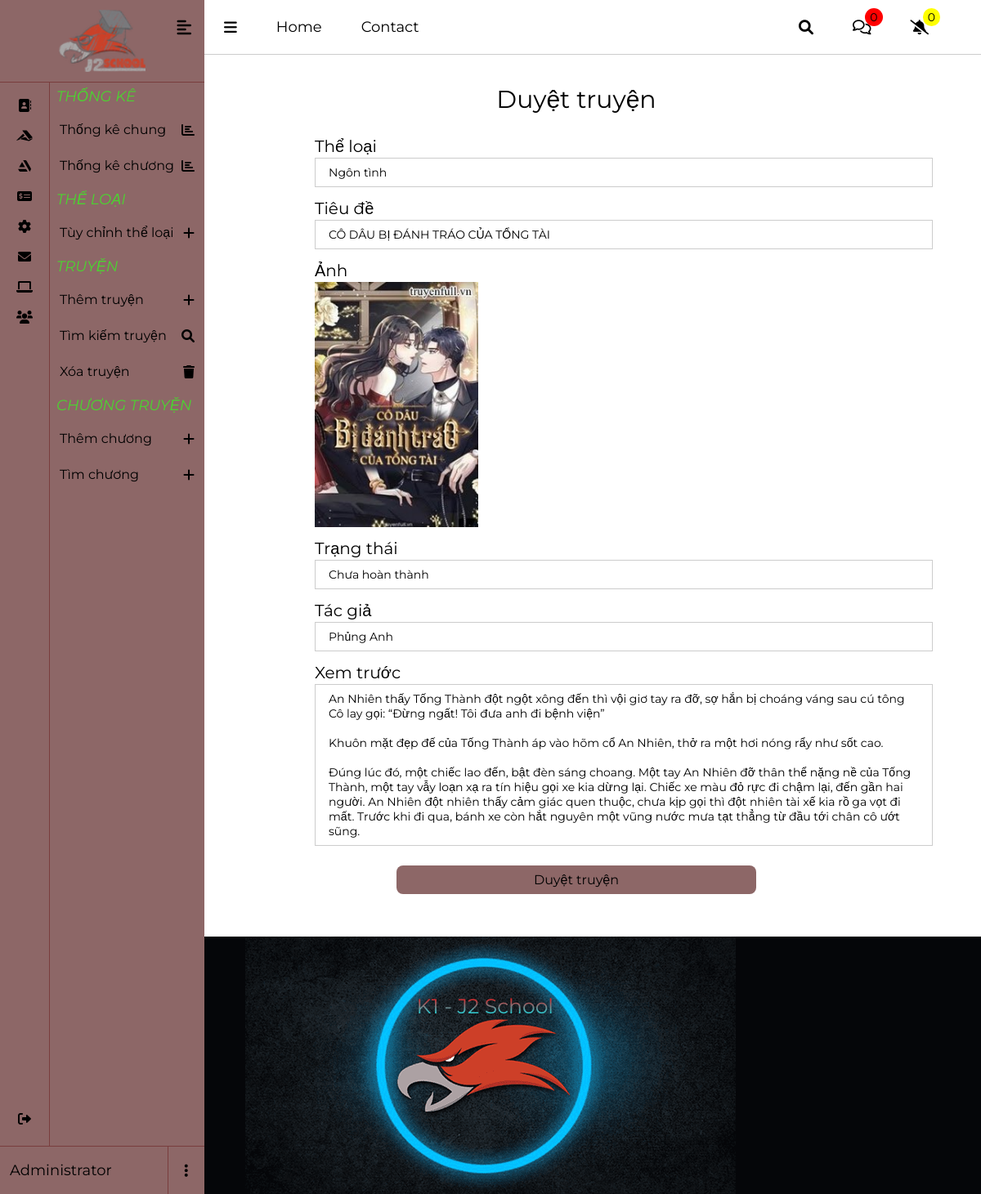
Before: /admin/novel/view.php?id=20 with the older database file.
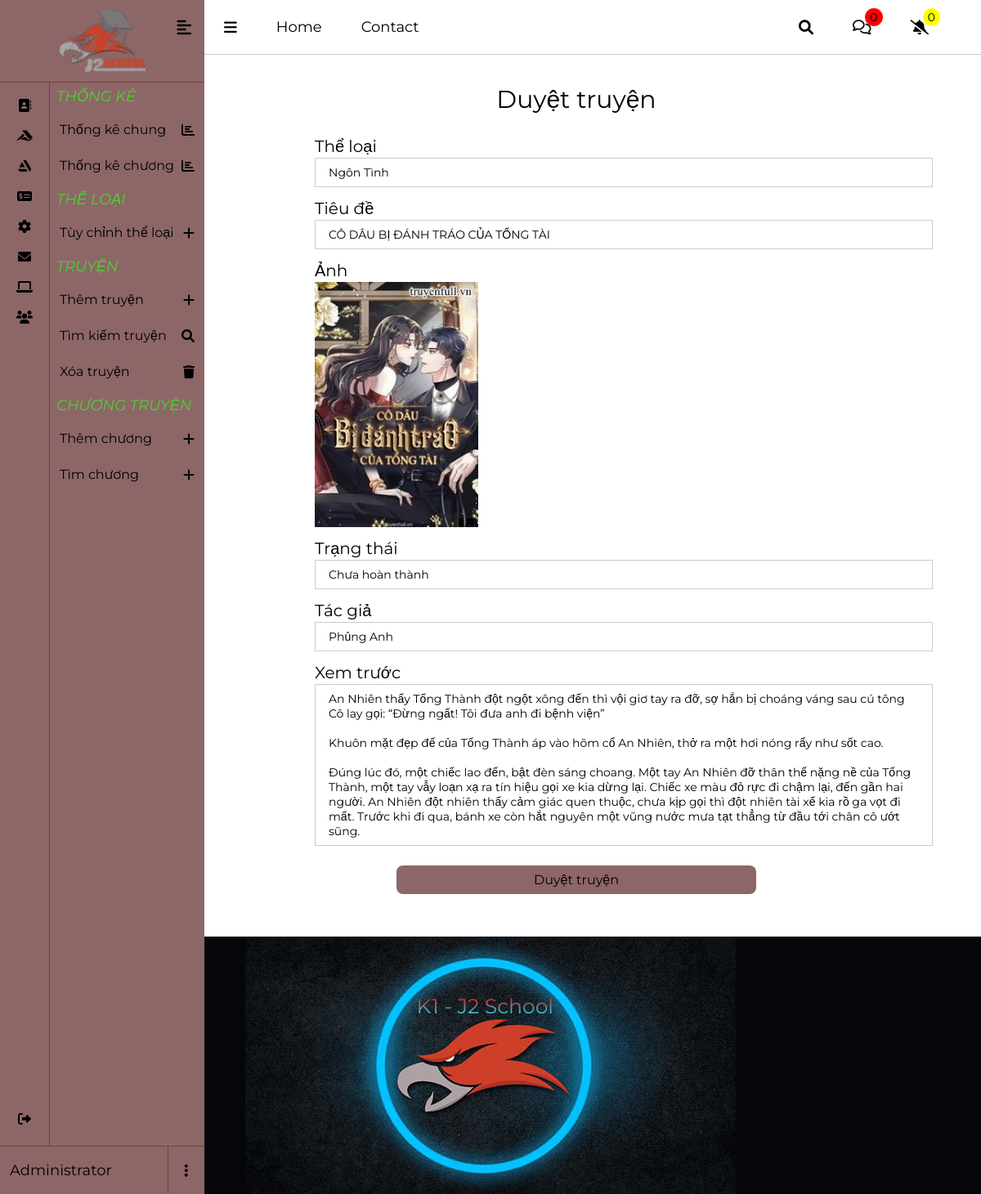
After: the same page with the newer database file.
### tables this page shows
CREATE TABLE IF NOT EXISTS `categories` (
  `id` int(11) NOT NULL AUTO_INCREMENT,
  `category_name` varchar(255) NOT NULL,
  PRIMARY KEY (`id`),
  UNIQUE KEY `category_name` (`category_name`)
);

### admin/novel/view.php (the view, shortened to what this page needs)
<?php
    require_once("../../connect.php");
    $id = addslashes($_GET["id"]);
    $sql = "select * from novel where id = '$id'";
    $sql_result = mysqli_query($conn, $sql);
    $result = mysqli_fetch_array($sql_result);
    $sql = "select category_name
    from categories, novel
    where categories.id = novel.category_id
    and novel.id = '$id'";
    $cate_name_query = mysqli_query($conn, $sql);
    $row = mysqli_fetch_assoc($cate_name_query);
    $cate_name = $row['category_name'];
?>
    <?php require_once ('../root/zz.php'); ?>
</head>
<body>
    <?php require_once ('../root/header.php'); ?>
    <?php require_once ('../root/menu.php'); ?>
    <div class="wrapper">
        <form class="form form__process" method="POST" action="./process/verify.php">
            <h1 class= "form__title">Duyệt truyện</h1>
            <div class="form-group">
                <label>Thể loại</label>
                <input value="<?php echo $cate_name?>"/>
            </div>
            <div class="form-group">
                <label>Tiêu đề</label>
                <input value="<?php echo $result["title"]?>"/>
            </div>
            <div class="form-group">
                <label>Ảnh</label>
                <img src="../../photos/<?php echo $result["img_link"]?>" width="200px"/>
            </div>
            <div class="form-group">
                <label>Trạng thái</label>
                <input value="<?php echo $result["status"]?>"/>
            </div>
            <div class="form-group">
                <label>Tác giả</label>
                <input value="<?php echo $result["author"]?>"/>
            </div>
            <div class="form-group">
                <label>Xem trước</label>
                <textarea cols="30" rows="10"><?php echo $result["pre_view"]?></textarea>
            </div>
            <button type="submit" name="submit">Duyệt truyện</button>
        </form>
    </div>
    <?php require_once ('../root/footer.php'); ?>
</body>
</html>

Changed rows visible on the page:
changed categories: category_name "Ngôn tình" → "Ngôn Tình"
